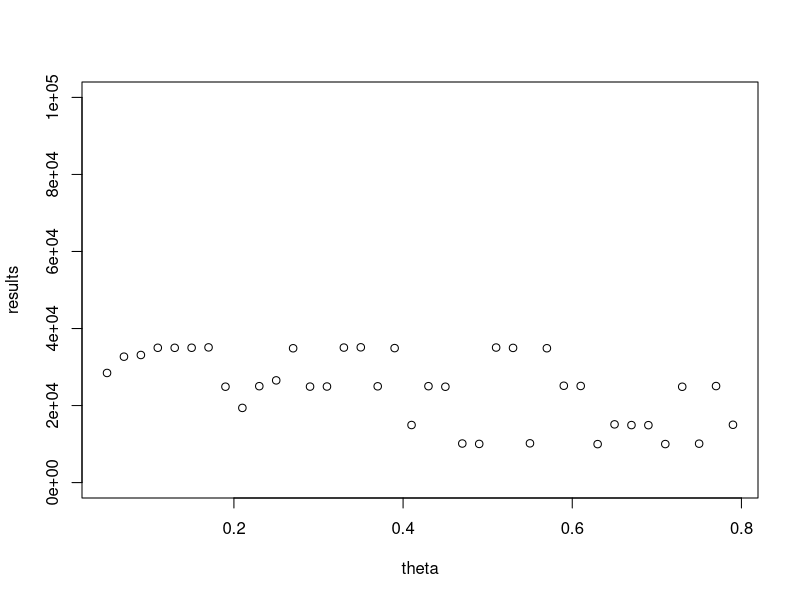
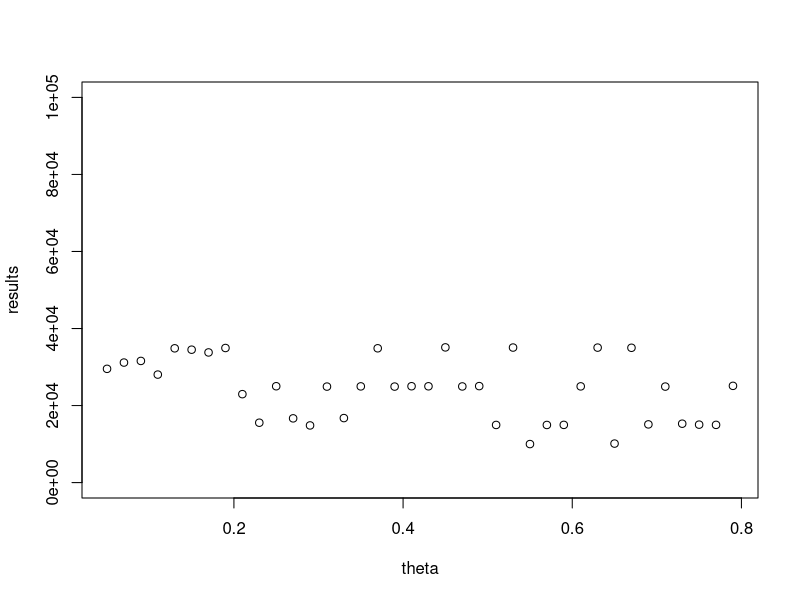
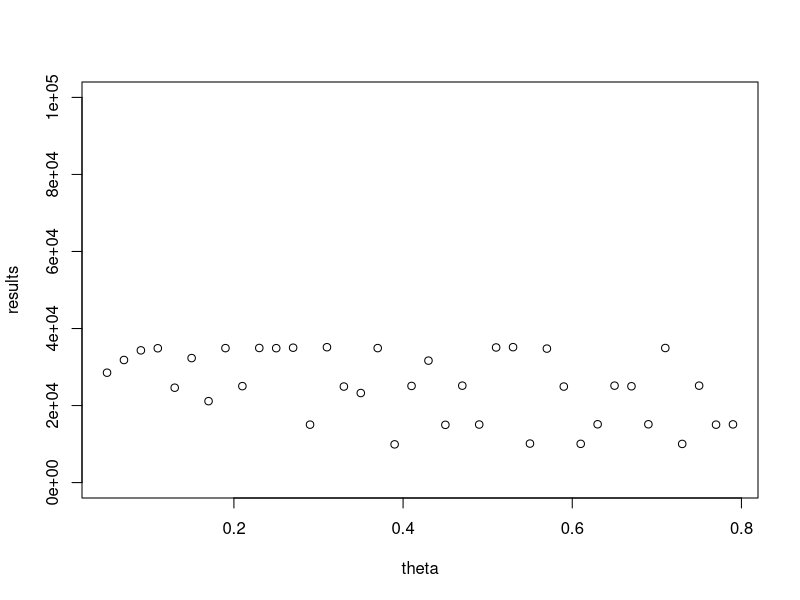
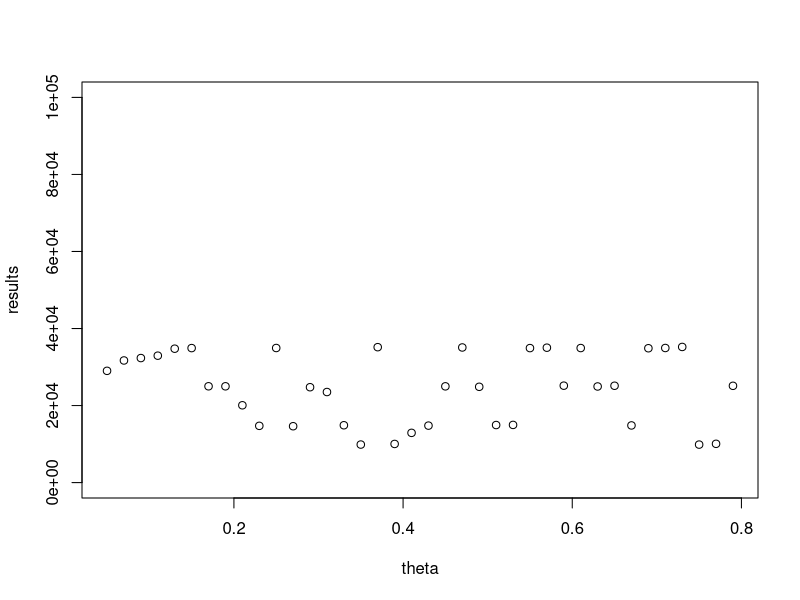
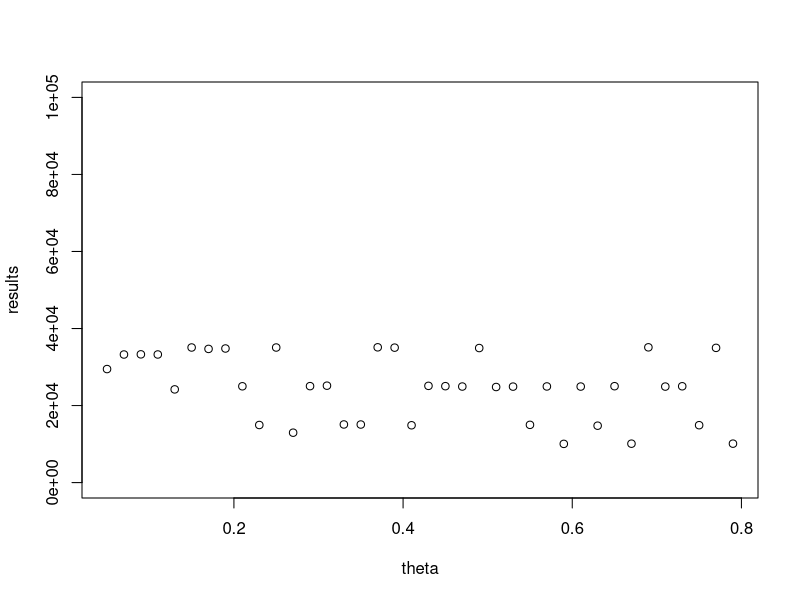
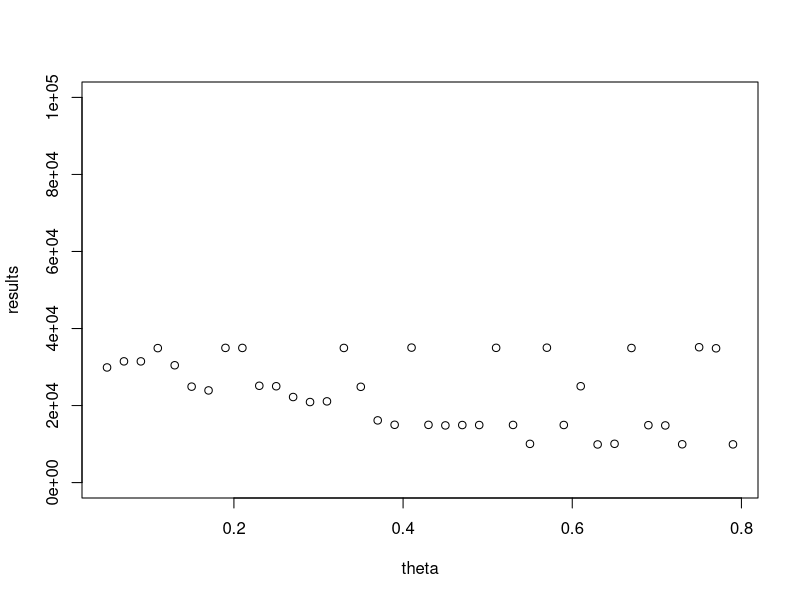
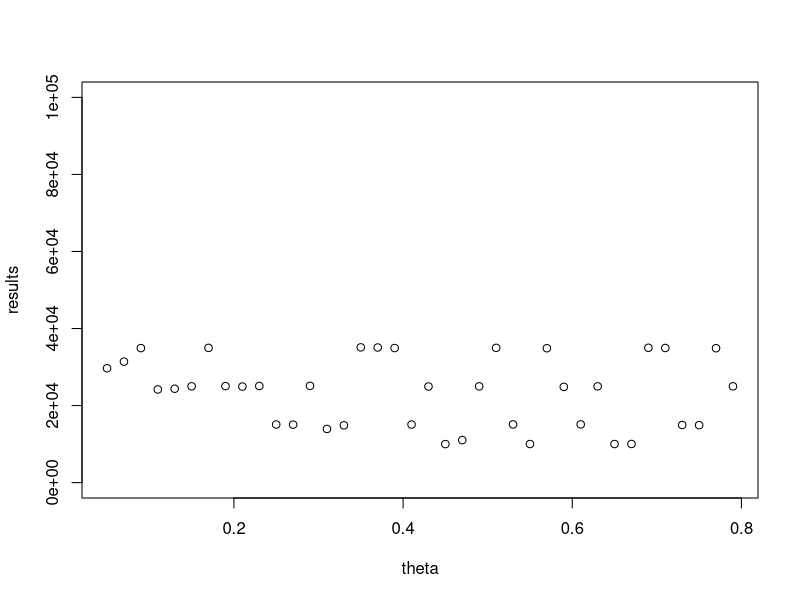
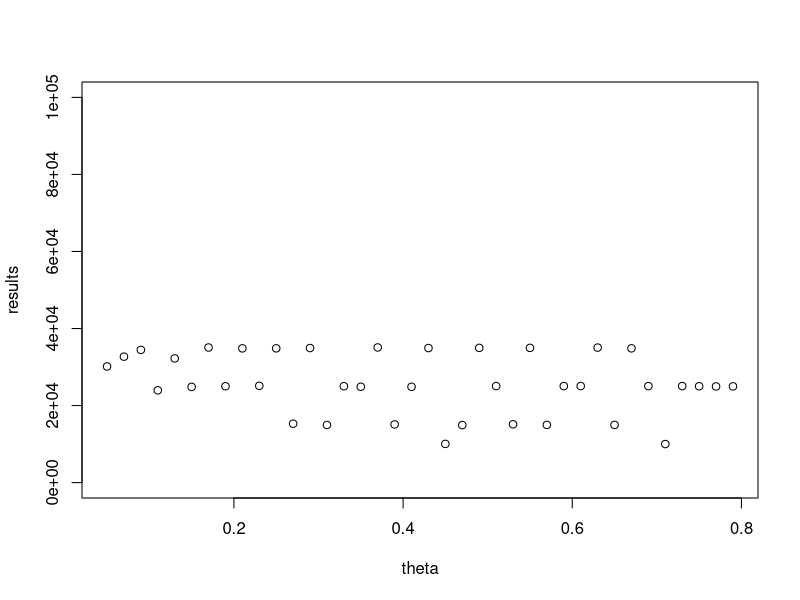

Here is the R script that generated these plots, in order:
## ---- chunk 1
Q_step <- function(reward, state, Q_matrix, alpha){
  delta = reward - Q_matrix[state]
  Q_matrix[state] = Q_matrix[state]+delta*alpha
  return(Q_matrix)
}

Q_pick_random <- function(Q_matrix, alpha, means, std){
  states = seq(1, length(Q_matrix))
  state = sample(states, 1)
  reward = rnorm(1, means[state], std)
  Q_matrix = Q_step(reward, state, Q_matrix, alpha)
  return(list(Q_matrix,reward))
}

Q_learn <- function(Q_matrix, alpha, epsilon, means, std, trials){
  reward_sum = 0
  for (i in 1:trials){
    rand_val = runif(1)
    if (epsilon < rand_val){
      state = which.max(Q_matrix)
      reward = rnorm(1, means[state], std)
      reward_sum = reward_sum + reward
      Q_matrix = Q_step(reward, state, Q_matrix, alpha) 
    }else{
      result = Q_pick_random(Q_matrix, alpha, means, std)
      Q_matrix = result[[1]]
      reward_sum = reward_sum + result[[2]]
    }
  }
  return(list(Q_matrix, reward_sum))
}

## ---- chunk 2


alpha = c(0.1, 0.5, 0.8)
epsilon = c(0.05, 0.2, 0.6)
means = c(20, 30 ,50, 70)
Q_matrix = integer(4)
std = 4
trials = 200

for (i in 1:length(epsilon)){
  result = Q_learn(Q_matrix, alpha[i], epsilon[i], means, std, trials)
  print(result[[1]])
  print(result[[2]])
}

## ---- chunk 3
alpha = 0.3
epsilon = c(0.05, 0.2, 0.6)
means = c(20, 30 ,50, 70)
Q_matrix = integer(4)
std = 4
trials = 500

for (i in 1:length(epsilon)){
  result = Q_learn(Q_matrix, alpha, epsilon[i], means, std, trials)
  print(result[[1]])
  print(result[[2]])
}

## ---- chunk 4
Q_learn_decay <- function(Q_matrix, alpha, epsilon, means, std, trials, decay_rate){
  reward_sum = 0
  for (i in 1:trials){
    rand_val = runif(1)
    if (epsilon < rand_val){
      state = which.max(Q_matrix)
      reward = rnorm(1, means[state], std)
      reward_sum = reward_sum + reward
      Q_matrix = Q_step(reward, state, Q_matrix, alpha) 
    }else{
      result = Q_pick_random(Q_matrix, alpha, means, std)
      Q_matrix = result[[1]]
      reward_sum = reward_sum + result[[2]]
    }
   
    epsilon = epsilon*decay_rate 
  }
  return(list(Q_matrix, reward_sum))
}
## ---- chunk 5
alpha = 0.3
epsilon = c(0.05, 0.2, 0.6)
means = c(20, 30 ,50, 70)
Q_matrix = integer(4)
std = 4
trials = 500
decay_rate = 0.99

for (i in 1:length(epsilon)){
  result = Q_learn_decay(Q_matrix, alpha, epsilon[i], means, std, trials, decay_rate)
  print(result[[1]])
  print(result[[2]])
}
## ---- chunk 6
soft_max <- function(Q_matrix, theta){
  probabilities = integer(length(Q_matrix))
  denom = 0
  for (i in 1:length(Q_matrix)){
    denom = denom + exp(Q_matrix[i]*theta)
  }
  for (i in 1:length(Q_matrix)){
    probabilities[i] = exp(Q_matrix[i]*theta) / denom
  }
  return(probabilities)
}

Q_learn_smax <- function(Q_matrix, alpha, theta, means, std, trials){
  reward_sum = 0
  probabilities = rep(1, length(Q_matrix))
  probabilities = probabilities/length(probabilities)
 
  for (i in 1:trials){
    state = sample(1:length(Q_matrix), 1, prob = probabilities)
    reward = rnorm(1, means[state], std)
    reward_sum = reward_sum + reward
    Q_matrix = Q_step(reward, state, Q_matrix, alpha)
    
    probabilities = soft_max(Q_matrix, theta)
  }
  return(list(Q_matrix, reward_sum))
}


alpha = 0.3
theta = seq(from=0.05, to=0.8, by=0.02)
means = c(20, 30 ,50, 70)
Q_matrix = integer(4)
std = 4
trials = 500
results = integer(length(theta))

for (j in 1:10){
  for (i in 1:length(theta)){
    results[i] =  (Q_learn_smax(Q_matrix, alpha, theta[i], means, std, trials))[[2]]
  }
  plot(theta, results, ylim=c(0,100000))  
}



## ---- chunk 7

# deze aanpassen voor de data file zodat we iets kunnen fitten

Q_learn_smax_fit <- function(par){
  nRounds = nrow(data)
  nBandits = 4
  alpha = par[1]
  theta = par[2]
  init = 40
  
  Q_matrix = rep(init, nBandits)
  
  log_likelihood = c()
  
  probabilities = integer(nBandits)
  for (i in 1:nRounds){
    probabilities = soft_max(Q_matrix, theta)
    
    choice = data$choice[i]
    outcome = data$outcome[i]
    log_likelihood[i] = probabilities[choice]
    
    Q_matrix = Q_step(outcome, choice, Q_matrix, alpha)
  }
  
  
  return(-2*sum(log(log_likelihood)))
}


data <- read.delim("L4_data_1.txt")
alpha = 0.5
theta = 0.5

parameters = c(alpha, theta)
optim(parameters, Q_learn_smax_fit, method = "L-BFGS-B", lower=c(0,0), upper=c(1,10))

## ---- chunk 8

# deze aanpassen voor de data file zodat we iets kunnen fitten

Q_learn_smax_fit <- function(par){
  nRounds = nrow(data)
  nBandits = 4
  alpha_positive = par[1]
  alpha_negative = par[2]
  theta = par[3]
  init = par[4]
  
  Q_matrix = rep(init, nBandits)
  
  log_likelihood = c()
  
  probabilities = integer(nBandits)
  for (i in 1:nRounds){
    probabilities = soft_max(Q_matrix, theta)
    
    choice = data$choice[i]
    outcome = data$outcome[i]
    log_likelihood[i] = probabilities[choice]
    
    if(outcome > Q_matrix[choice]){
      Q_matrix = Q_step(outcome, choice, Q_matrix, alpha_positive)
    }else{
      Q_matrix = Q_step(outcome, choice, Q_matrix, alpha_negative)
    }
  }
  
  
  return(-2*sum(log(log_likelihood)))
}


data <- read.delim("L4_data_1.txt")
alpha_positive = 0.5
alpha_negative = 0.5
theta = 0.5
q_init = 30

parameters = c(alpha_positive, alpha_negative, theta, q_init)
optim(parameters, Q_learn_smax_fit, method = "L-BFGS-B", lower=c(0,0), upper=c(1,10))
